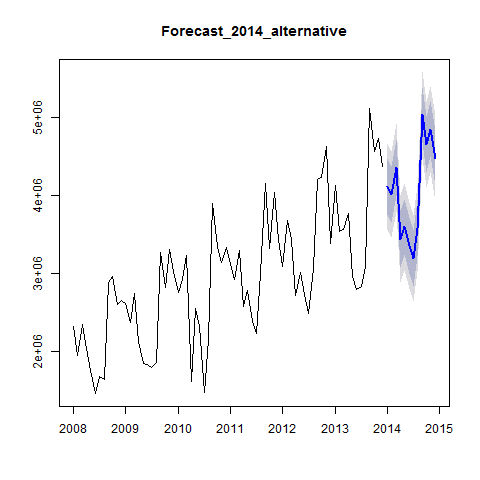

Generate this figure with R:
#Creates Forecast_2014_alternative plot

png("Plots/Forecast_2014_alternative_plot.png")
plot(Forecast_2014_alternative,main="Forecast_2014_alternative")
dev.off()